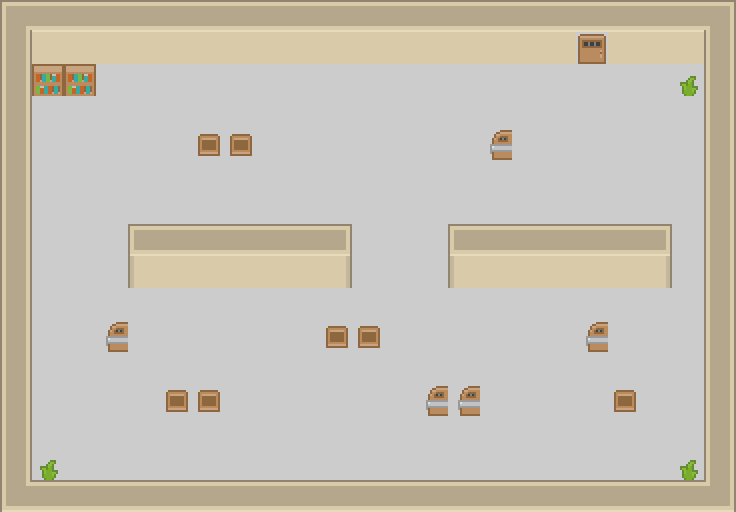

Below is a game level as drawn by its tile map, then a one-line description and the .tmx that defines it (tile-layer data replaced by summaries):
An orthogonal 23x16 tile map with 32x32 px tiles, 2 tile layers (ground, tiles) and 25 objects (20x wall, 3x guard, player, door).

<map version="1.10" tiledversion="1.11.2" orientation="orthogonal" renderorder="right-down" width="23" height="16" tilewidth="32" tileheight="32" infinite="0" nextlayerid="5" nextobjectid="26">
 <editorsettings>
  <export target="level.json" format="json" />
 </editorsettings>
 <tileset firstgid="1" name="tileset" tilewidth="32" tileheight="32" spacing="4" margin="2" tilecount="20" columns="5">
  <image source="images/tileset.png" width="180" height="144" />
  <tile id="0" type="barrel" />
  <tile id="1" type="bookshelf" />
  <tile id="2" type="cap" />
  <tile id="3" type="cap_end_e" />
  <tile id="4" type="cap_end_w" />
  <tile id="5" type="cap_ne" />
  <tile id="6" type="cap_nw" />
  <tile id="7" type="cap_se" />
  <tile id="8" type="cap_side" />
  <tile id="9" type="cap_sw" />
  <tile id="10" type="crate" />
  <tile id="11" type="door" />
  <tile id="12" type="floor" />
  <tile id="13" type="plant" />
  <tile id="14" type="wall" />
  <tile id="15" type="wall_left" />
  <tile id="16" type="wall_right" />
 </tileset>
 <layer id="1" name="ground" width="23" height="16">
  <data>[368 cells, 368 non-empty, 1 distinct tile ids]</data>
 </layer>
 <layer id="2" name="tiles" width="23" height="16">
  <data>[368 cells, 140 non-empty, 16 distinct tile ids]</data>
 </layer>
 <objectgroup id="3" name="physics" visible="0">
  <object id="1" type="wall" x="0" y="0" width="736" height="32">
   <properties>
    <property name="blocksSight" type="bool" value="true" />
    <property name="bodyType" value="static" />
    <property name="bounce" type="float" value="0" />
    <property name="friction" type="float" value="0" />
   </properties>
  </object>
  <object id="2" type="wall" x="0" y="32" width="576" height="32">
   <properties>
    <property name="blocksSight" type="bool" value="true" />
    <property name="bodyType" value="static" />
    <property name="bounce" type="float" value="0" />
    <property name="friction" type="float" value="0" />
   </properties>
  </object>
  <object id="3" type="wall" x="608" y="32" width="128" height="32">
   <properties>
    <property name="blocksSight" type="bool" value="true" />
    <property name="bodyType" value="static" />
    <property name="bounce" type="float" value="0" />
    <property name="friction" type="float" value="0" />
   </properties>
  </object>
  <object id="4" type="wall" x="0" y="64" width="96" height="32">
   <properties>
    <property name="blocksSight" type="bool" value="true" />
    <property name="bodyType" value="static" />
    <property name="bounce" type="float" value="0" />
    <property name="friction" type="float" value="0" />
   </properties>
  </object>
  <object id="5" type="wall" x="672" y="64" width="64" height="32">
   <properties>
    <property name="blocksSight" type="bool" value="true" />
    <property name="bodyType" value="static" />
    <property name="bounce" type="float" value="0" />
    <property name="friction" type="float" value="0" />
   </properties>
  </object>
  <object id="6" type="wall" x="0" y="96" width="32" height="352">
   <properties>
    <property name="blocksSight" type="bool" value="true" />
    <property name="bodyType" value="static" />
    <property name="bounce" type="float" value="0" />
    <property name="friction" type="float" value="0" />
   </properties>
  </object>
  <object id="7" type="wall" x="704" y="96" width="32" height="352">
   <properties>
    <property name="blocksSight" type="bool" value="true" />
    <property name="bodyType" value="static" />
    <property name="bounce" type="float" value="0" />
    <property name="friction" type="float" value="0" />
   </properties>
  </object>
  <object id="8" type="wall" x="192" y="128" width="64" height="32">
   <properties>
    <property name="blocksSight" type="bool" value="true" />
    <property name="bodyType" value="static" />
    <property name="bounce" type="float" value="0" />
    <property name="friction" type="float" value="0" />
   </properties>
  </object>
  <object id="9" type="wall" x="480" y="128" width="32" height="32">
   <properties>
    <property name="blocksSight" type="bool" value="true" />
    <property name="bodyType" value="static" />
    <property name="bounce" type="float" value="0" />
    <property name="friction" type="float" value="0" />
   </properties>
  </object>
  <object id="10" type="wall" x="128" y="224" width="224" height="64">
   <properties>
    <property name="blocksSight" type="bool" value="true" />
    <property name="bodyType" value="static" />
    <property name="bounce" type="float" value="0" />
    <property name="friction" type="float" value="0" />
   </properties>
  </object>
  <object id="11" type="wall" x="448" y="224" width="224" height="64">
   <properties>
    <property name="blocksSight" type="bool" value="true" />
    <property name="bodyType" value="static" />
    <property name="bounce" type="float" value="0" />
    <property name="friction" type="float" value="0" />
   </properties>
  </object>
  <object id="12" type="wall" x="96" y="320" width="32" height="32">
   <properties>
    <property name="blocksSight" type="bool" value="true" />
    <property name="bodyType" value="static" />
    <property name="bounce" type="float" value="0" />
    <property name="friction" type="float" value="0" />
   </properties>
  </object>
  <object id="13" type="wall" x="320" y="320" width="64" height="32">
   <properties>
    <property name="blocksSight" type="bool" value="true" />
    <property name="bodyType" value="static" />
    <property name="bounce" type="float" value="0" />
    <property name="friction" type="float" value="0" />
   </properties>
  </object>
  <object id="14" type="wall" x="576" y="320" width="32" height="32">
   <properties>
    <property name="blocksSight" type="bool" value="true" />
    <property name="bodyType" value="static" />
    <property name="bounce" type="float" value="0" />
    <property name="friction" type="float" value="0" />
   </properties>
  </object>
  <object id="15" type="wall" x="160" y="384" width="64" height="32">
   <properties>
    <property name="blocksSight" type="bool" value="true" />
    <property name="bodyType" value="static" />
    <property name="bounce" type="float" value="0" />
    <property name="friction" type="float" value="0" />
   </properties>
  </object>
  <object id="16" type="wall" x="416" y="384" width="64" height="32">
   <properties>
    <property name="blocksSight" type="bool" value="true" />
    <property name="bodyType" value="static" />
    <property name="bounce" type="float" value="0" />
    <property name="friction" type="float" value="0" />
   </properties>
  </object>
  <object id="17" type="wall" x="608" y="384" width="32" height="32">
   <properties>
    <property name="blocksSight" type="bool" value="true" />
    <property name="bodyType" value="static" />
    <property name="bounce" type="float" value="0" />
    <property name="friction" type="float" value="0" />
   </properties>
  </object>
  <object id="18" type="wall" x="0" y="448" width="64" height="32">
   <properties>
    <property name="blocksSight" type="bool" value="true" />
    <property name="bodyType" value="static" />
    <property name="bounce" type="float" value="0" />
    <property name="friction" type="float" value="0" />
   </properties>
  </object>
  <object id="19" type="wall" x="672" y="448" width="64" height="32">
   <properties>
    <property name="blocksSight" type="bool" value="true" />
    <property name="bodyType" value="static" />
    <property name="bounce" type="float" value="0" />
    <property name="friction" type="float" value="0" />
   </properties>
  </object>
  </objectgroup>
 <objectgroup id="4" name="game" visible="0">
  <!-- 5 objects omitted --></objectgroup>
</map>
<!-- 6 of 25 objects omitted -->
